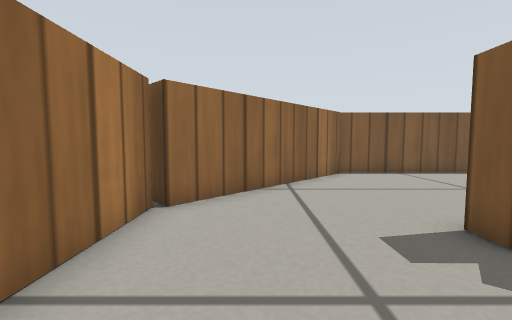
[1] (above)

16 first-person views from a walk through a world built for the Gazebo simulator. The camera is 0.26 m above the floor, tilts 4° down and sees 90° across. The floor is counted in squares, 0.2 m on a side. Each view is taken from the middle of a square. On the plan, view 1 faces up. The plan holds only what a view shows up to about 12 squares ahead; the rest is blank. The robots in the file are not drawn. Gazebo's built-in surfaces are drawn with simple patterns.

[2]
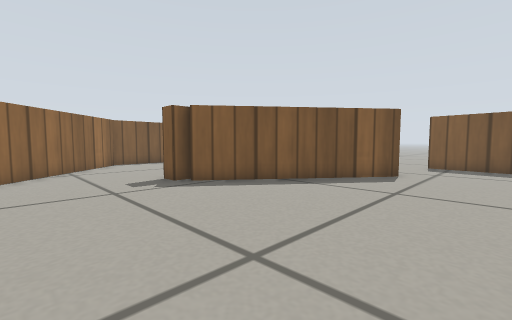

[3]
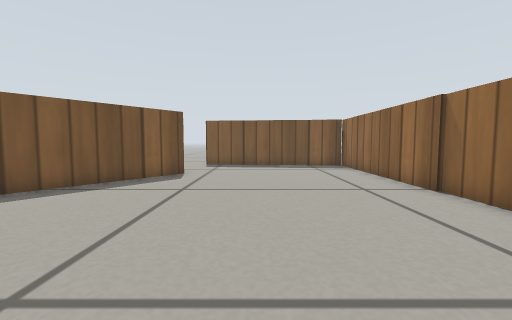

[4]
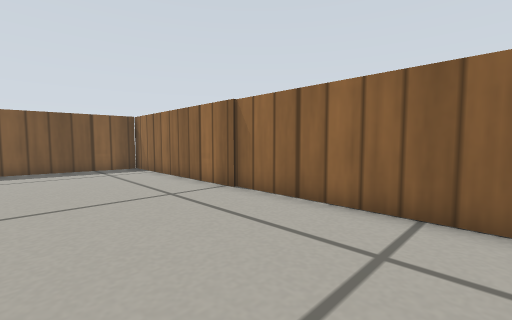

[5]
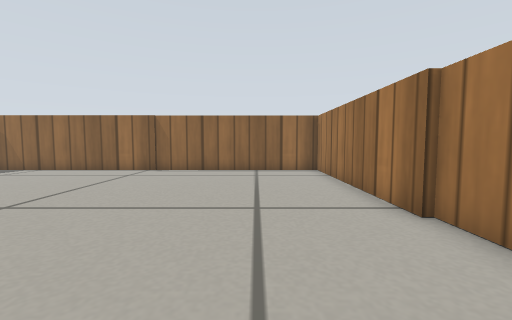

[6]
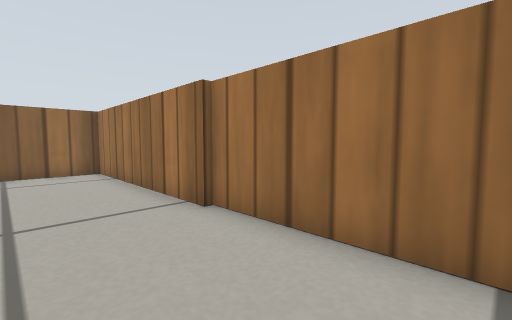

[7]
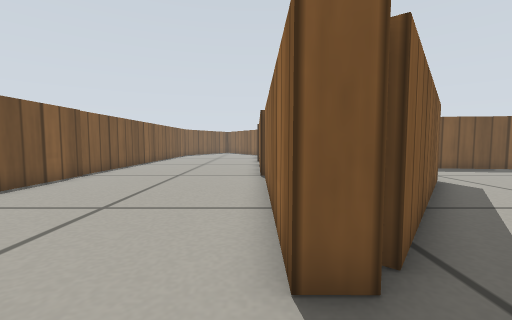

[8]
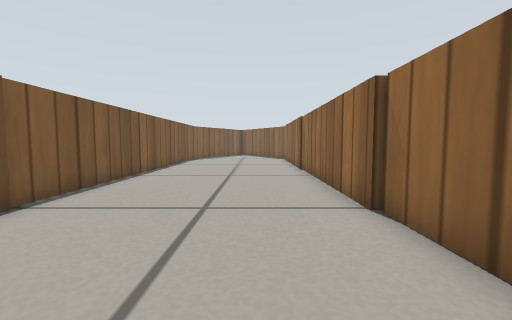

[9]
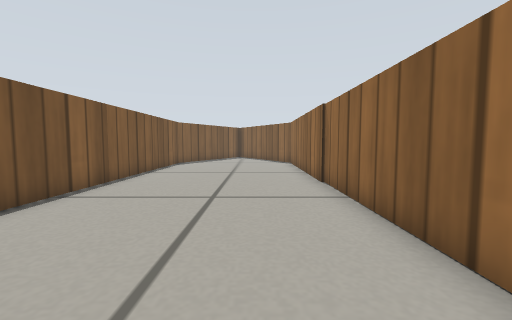

[10]
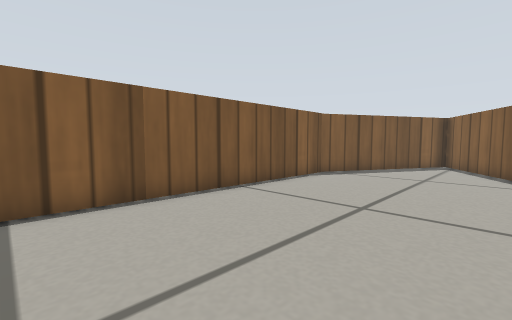

[11]
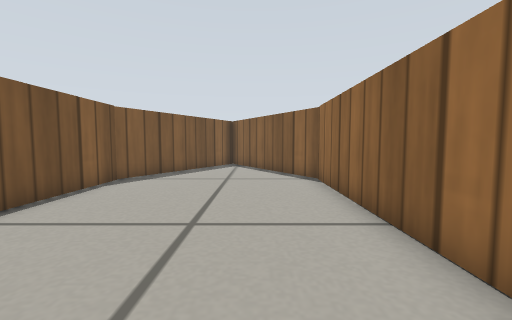

[12]
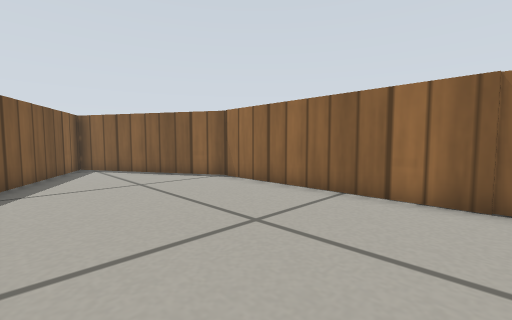

[13]
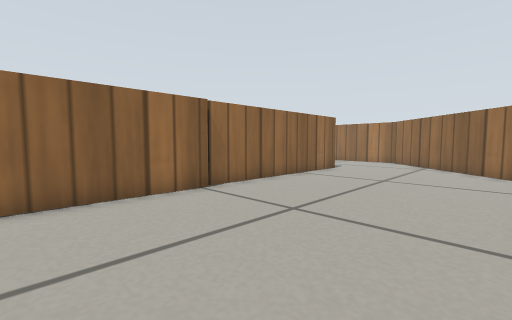

[14]
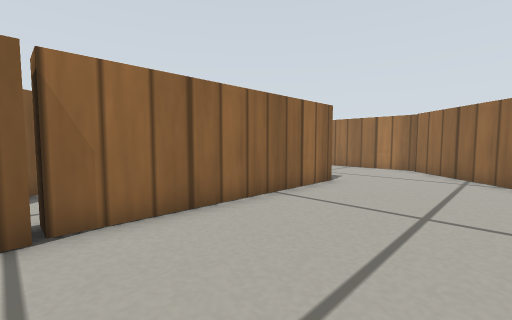

[15]
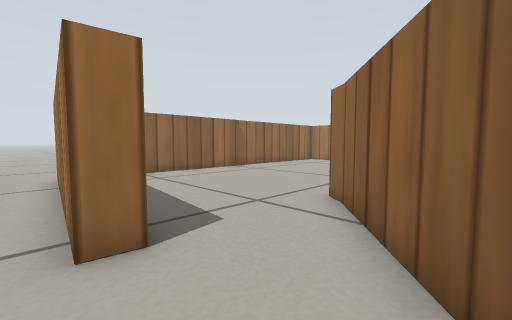

[16]
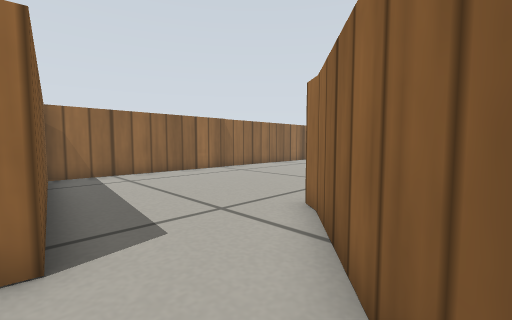

### Floor plan
Points are (right, up) in squares from view 1. A wall is a line through its corners. A room is listed if a view was taken in it or the views show most of it. See-through windows are left out.
Room 1 (views 1, 2, 3, 4, 5, 6, 7)
walls: (9.9, -1.5) (9.5, -2) (3.4, 2.6); (3.8, 2.9) (3.1, 2.9) (3.1, 3.9); (-1.9, -2.3) (-1.9, -9.8) (12.9, -9.9) (13.8, -2.1); (13.1, 1.1) (9.8, -1.6); (-2.1, 5.1) (-2.1, -2.4); (1.8, 8.9) (-1.8, 5.1)
ways out: opening at (2.2, 6.5) to room 2; opening at (14, -1) to room 3
Room 2 (views 8, 9, 10, 11, 12, 13, 14)
walls: (3.4, 10.5) (1.8, 8.9); (3.1, 3.9) (25.9, 3.8) (32.2, 7.4) (25.9, 10.7) (3.5, 10.8)
ways out: opening at (2.2, 6.5) to room 1
Room 3 (views 15, 16)
walls: (13.8, -2.1) (14.5, -2.2) (13.7, -9.7)
ways out: opening at (14, -1) to room 1

Positions as (right, up) in squares from view 1, and headings:
1: (0, 0), facing up
2: (-1, -5), facing up-right
3: (-1, -5), facing right
4: (0, -5), facing down-right
5: (1, 2), facing down
6: (1, 2), facing down-left
7: (1, 4), facing right
8: (6, 6), facing right
9: (10, 6), facing right
10: (16, 5), facing up-right
11: (17, 6), facing right
12: (18, 10), facing down-right
13: (15, 10), facing down-left
14: (11, 8), facing down-left
15: (15, 1), facing down-left
16: (14, 1), facing down-left
